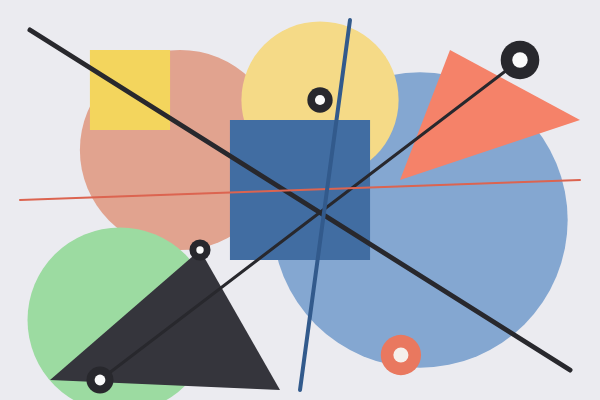
Frame 1 (no input)
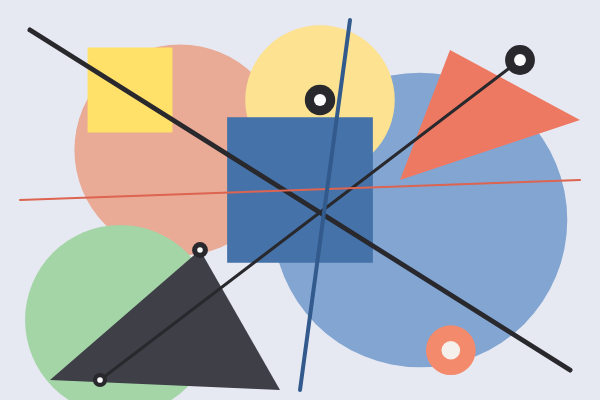
Frame 60 (no input)
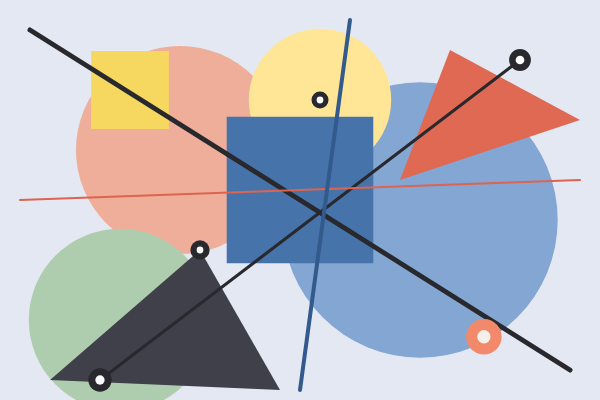
Frame 120 (the mouse pressed at the canvas centre since frame 60)

The p5.js sketch that drew these frames (run headless with seeded random() and noise() and a simulated clock; from frame 60 on, the mouse is pressed at the canvas centre):

// p5.js sketch
// ── sketch.js
function setup() {
  createCanvas(600, 400);
}

function draw() {
  let t = frameCount * 0.02;

  // 0. 배경 색상 변화: 따뜻한 우주 ↔ 차가운 우주 (lerpColor + sin)
  let bgWarm = color(245, 240, 235);
  let bgCool = color(225, 230, 245);
  background(lerpColor(bgWarm, bgCool, (sin(t * 0.3) + 1) / 2));

  noStroke();

  // 크기 변화용 pulse (sin으로 각 행성마다 다른 위상)
  let p1 = sin(t) * 12;
  let p2 = sin(t + 1.0) * 18;
  let p3 = sin(t + 2.0) * 8;
  let p4 = sin(t + 0.5) * 10;

  // 1. 거대한 행성들 — 색상 및 크기 변화
  fill(lerpColor(color(210, 150, 130), color(240, 175, 155), (sin(t * 0.5) + 1) / 2));
  ellipse(180, 150, 200 + p1, 200 + p1);

  fill(lerpColor(color(160, 190, 200), color(130, 165, 210), (sin(t * 0.4 + 1.0) + 1) / 2));
  ellipse(420, 220, 280 + p2, 280 + p2);

  fill(lerpColor(color(235, 205, 120), color(255, 230, 150), (sin(t * 0.6) + 1) / 2));
  ellipse(320, 100, 150 + p3, 150 + p3);

  fill(lerpColor(color(180, 200, 180), color(155, 220, 160), (sin(t * 0.7 + 2.0) + 1) / 2));
  ellipse(120, 320, 180 + p4, 180 + p4);

  // 2. 미지의 우주선들 — 색상 변화
  fill(lerpColor(color(40, 40, 45), color(65, 65, 75), (sin(t * 0.8) + 1) / 2));
  triangle(50, 380, 200, 250, 280, 390);

  fill(lerpColor(color(220, 100, 80), color(245, 130, 105), (sin(t + 1.5) + 1) / 2));
  triangle(450, 50, 580, 120, 400, 180);

  // 3. 인공위성 및 정거장 — 크기 및 색상 변화
  rectMode(CENTER);
  let sp = sin(t * 0.8) * 7;
  fill(lerpColor(color(50, 90, 140), color(70, 115, 170), (sin(t * 0.5 + 0.5) + 1) / 2));
  rect(300, 190, 140 + sp, 140 + sp);

  let ss = sin(t * 1.5) * 5;
  fill(lerpColor(color(230, 200, 80), color(255, 225, 105), (sin(t * 1.2) + 1) / 2));
  rect(130, 90, 80 + ss, 80 + ss);

  // 4. 궤도 선 (고정)
  stroke(40, 40, 45);
  strokeWeight(5); line(30, 30, 570, 370);
  strokeWeight(3); line(100, 380, 520, 60);
  stroke(220, 100, 80);
  strokeWeight(2); line(20, 200, 580, 180);
  stroke(50, 90, 140);
  strokeWeight(4); line(350, 20, 300, 390);

  // 5. 빛나는 조각들 — 크기 변화 (반짝임)
  noStroke();
  let s1 = 25 + sin(t * 2.0) * 8;
  let s2 = 18 + sin(t * 2.5 + 0.5) * 6;
  let s3 = 30 + sin(t * 1.8 + 1.0) * 10;
  let s4 = 20 + sin(t * 2.2 + 1.5) * 7;

  fill(40, 40, 45);
  ellipse(320, 100, s1, s1); ellipse(200, 250, s2, s2);
  ellipse(520, 60, s3, s3);  ellipse(100, 380, s4, s4);

  fill(250, 250, 250);
  ellipse(320, 100, s1 * 0.4, s1 * 0.4); ellipse(200, 250, s2 * 0.35, s2 * 0.35);
  ellipse(520, 60, s3 * 0.4, s3 * 0.4);  ellipse(100, 380, s4 * 0.4,  s4 * 0.4);

  // 6. 붉은 혜성 — sin/cos 궤도 이동 + 크기 변화 (주요 애니메이션)
  let cometX = 400 + sin(t * 0.5) * 90;
  let cometY = 300 + cos(t * 0.35) * 55;
  let cometR = 40 + sin(t * 1.5) * 10;
  fill(lerpColor(color(220, 100, 80), color(245, 140, 110), (sin(t * 0.9) + 1) / 2));
  ellipse(cometX, cometY, cometR, cometR);
  fill(245, 240, 235);
  ellipse(cometX, cometY, cometR * 0.375, cometR * 0.375);
}
